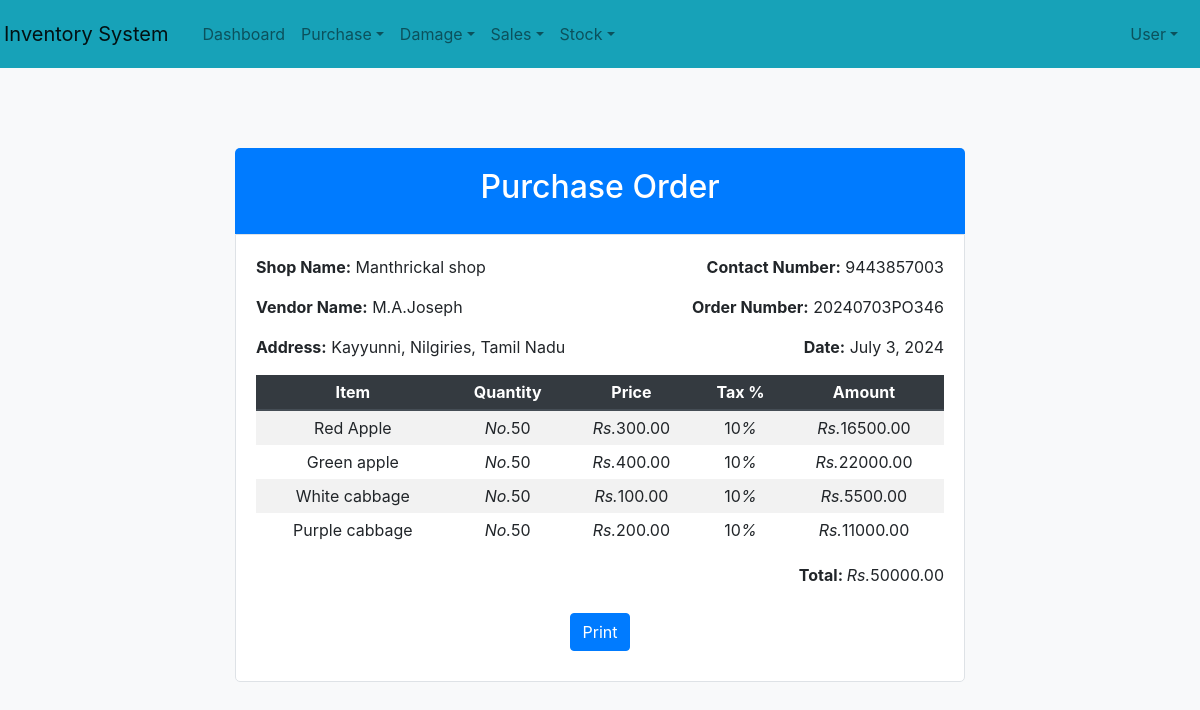
Before: /Purchase/order_display/1/ with the older database file.
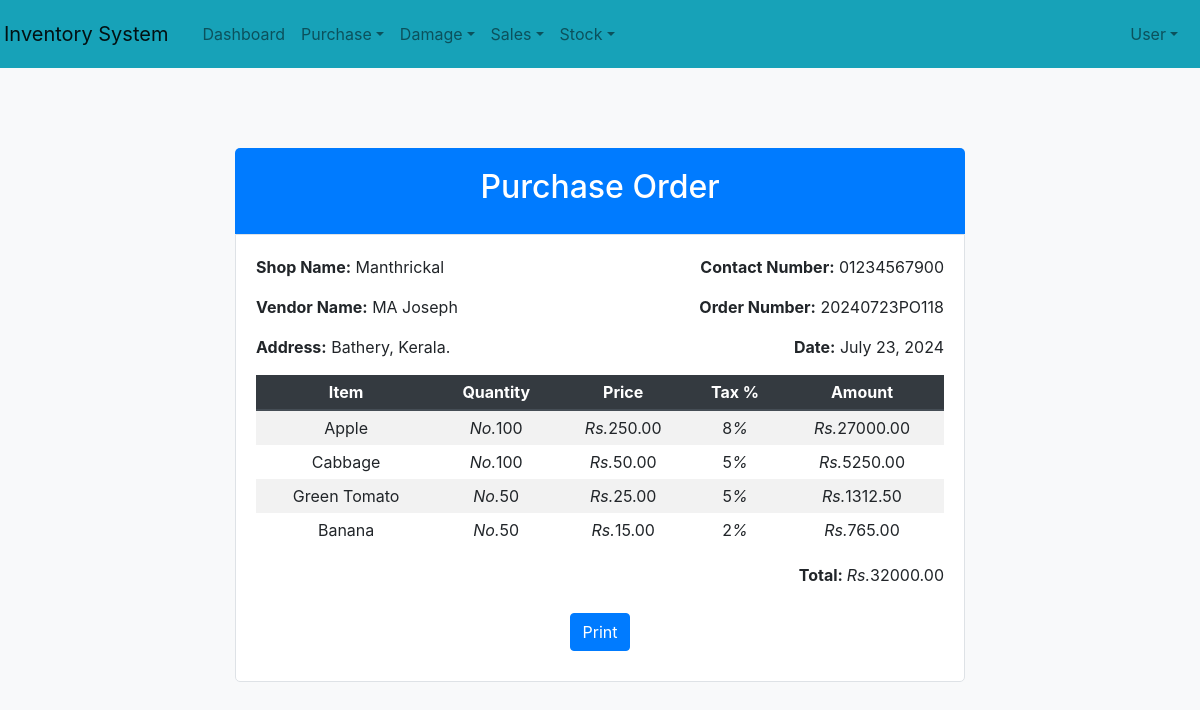
After: the same page with the newer database file.
### Purchase/models.py (models this page shows, shortened)
class purchaseorderTable(models.Model):
    pot_order_number= models.CharField(max_length=20, unique=True)
    pot_date = models.DateField(auto_now_add=True)
    pot_vendor = models.ForeignKey(vendorTable, on_delete=models.CASCADE)
    pot_items = models.ManyToManyField(itemTable, through='orderitemTable')

class orderitemTable(models.Model):
    oit_purchase_order=models.ForeignKey(purchaseorderTable,on_delete=models.CASCADE)
    oit_item= models.ForeignKey(itemTable, on_delete=models.CASCADE)
    oit_quantity = models.PositiveIntegerField(null=True, blank=True)
    oit_price= models.DecimalField(max_digits=10,decimal_places=2,null=True, blank=True)
    oit_tax_percentage=models.PositiveIntegerField(null=True, blank=True)
    oit_totalprice = models.CharField(max_length=50, null=True, blank=True)

### Core/models.py (models this page shows, shortened)
class vendorTable(models.Model):
    vendor_id= models.AutoField(primary_key=True)
    vendor_shop_name= models.CharField(max_length=100,null=True, blank=True)
    vendor_location= models.CharField(max_length=50,null=True, blank=True)
    vendor_pin= models.CharField(max_length=6,null=True, blank=True)
    vendor_email= models.EmailField(max_length=100,null=True, blank=True)
    vendor_name= models.CharField(max_length=50,null=True, blank=True)
    vendor_phone= models.CharField(max_length=10,null=True, blank=True)
    vendor_GST=models.CharField(max_length=100,null=True, blank=True, unique=True)
    vendor_note = models.TextField()

class itemTable(models.Model):
    UNIT_CHOICES = [
        ('Kilogram', 'Kg'),
        ('Pieces', 'Pcs'),
    ]
    CATEGORY_CHOICE = [
        ('Vegetables','Veg'),
        ('Fruits','Fru'),
    ]
    item_name = models.CharField(max_length=50,null=True, blank=True, unique=True)
    item_category = models.CharField(max_length=50, choices=CATEGORY_CHOICE)
    item_unit = models.CharField(max_length=15, choices=UNIT_CHOICES)
    def __str__(self):
        return self.item_name

### Purchase/views.py (the view)
# urls.py: path('order_display/<int:order_id>/', views.order_display, name="order_display"),
def order_display(request, order_id):
    order = get_object_or_404(purchaseorderTable, id=order_id)
    items = orderitemTable.objects.filter(oit_purchase_order=order)
    overall = 0
    for i in items:
        price = i.oit_price * i.oit_quantity
        tax = int((i.oit_tax_percentage / 100)) * price
        total = price + tax
        overall += total
    context = {
        'order': order,
        'items': items,
        'overall': overall,
    }
    return render(request, 'purchase/order_display.html', context)

### templates/purchase/order_display.html (shortened to what this page needs)
<!DOCTYPE html>
{% extends 'user/Index.html' %}
{% block content %}
<html lang="en">
<head>
    <link href="https://maxcdn.bootstrapcdn.com/bootstrap/4.5.2/css/bootstrap.min.css" rel="stylesheet">
</head>
<body>
    <div class="container order-container">
        <div class="row justify-content-center">
            <div class="col-md-8">
                <div class="order-header text-center">
                    <h2>Purchase Order</h2>
                </div>
                <div class="order-body">
                    <div class="row">
                        <div class="col-md-6">
                            <p><strong>Shop Name:</strong> {{ order.pot_vendor.vendor_shop_name }}</p>
                            <p><strong>Vendor Name:</strong> {{ order.pot_vendor.vendor_name }}</p>
                            <p><strong>Address:</strong> {{ order.pot_vendor.vendor_location }}</p>
                        </div>
                        <div class="col-md-6 text-md-right">
                            <p><strong>Contact Number:</strong> {{ order.pot_vendor.vendor_phone }}</p>
                            <p><strong>Order Number:</strong> {{ order.pot_order_number }}</p>
                            <p><strong>Date:</strong> {{ order.pot_date }}</p>
                        </div>
                    </div>
                    <table class="table table-striped order-table">
                        <thead class="thead-dark">
                            <tr>
                                <th>Item</th>
                                <th>Quantity</th>
                                <th>Price</th>
                                <th>Tax %</th>
                                <th>Amount</th>
                            </tr>
                        </thead>
                        <tbody>
                            {% for i in items %}
                                <tr>
                                    <td>{{ i.oit_item }}</td>
                                    <td><i>No.</i>{{i.oit_quantity}}</td>
                                    <td><i>Rs.</i>{{i.oit_price}}</td>
                                    <td>{{i.oit_tax_percentage}}<i>%</i></td>
                                    <td><i>Rs.</i>{{i.oit_totalprice}}</td>
                                </tr>
                            {% endfor %}
                        </tbody>
                    </table>
                    <div class="row">
                        <div class="col-md-12 text-md-right">
                            <p><strong>Total: </strong><i>Rs.</i>{{ overall }}</p>
                        </div>
                    </div>
                    <div class="text-center print-button">
                        <a href="{% url 'index' %}"><button onclick="window.print()" class="btn btn-primary">Print</button></a>
                    </div>
                </div>
            </div>
        </div>
    </div>
</body>
</html>
{% endblock %}

Changed rows visible on the page:
changed purchaseorderTable: pot_vendor.vendor_shop_name "Manthrickal shop" → "Manthrickal"; pot_vendor.vendor_name "M.A.Joseph" → "MA Joseph"; pot_vendor.vendor_location "Kayyunni, Nilgiries, Tamil Nadu" → "Bathery, Kerala."; pot_vendor.vendor_phone "9443857003" → "01234567900"; pot_order_number "20240703PO346" → "20240723PO118"; pot_date "July 3, 2024" → "July 23, 2024"
changed orderitemTable: oit_item "Red Apple" → "Apple"; oit_quantity "50" → "100"; oit_price "300.00" → "250.00"; oit_tax_percentage "10" → "8"; oit_totalprice "16500.00" → "27000.00"
changed orderitemTable: oit_item "Green apple" → "Cabbage"; oit_quantity "50" → "100"; oit_price "400.00" → "50.00"; oit_tax_percentage "10" → "5"; oit_totalprice "22000.00" → "5250.00"
changed orderitemTable: oit_item "White cabbage" → "Green Tomato"; oit_price "100.00" → "25.00"; oit_tax_percentage "10" → "5"; oit_totalprice "5500.00" → "1312.50"
changed orderitemTable: oit_item "Purple cabbage" → "Banana"; oit_price "200.00" → "15.00"; oit_tax_percentage "10" → "2"; oit_totalprice "11000.00" → "765.00"
Other visible differences:
{{ overall }}: "50000.00" → "32000.00"
